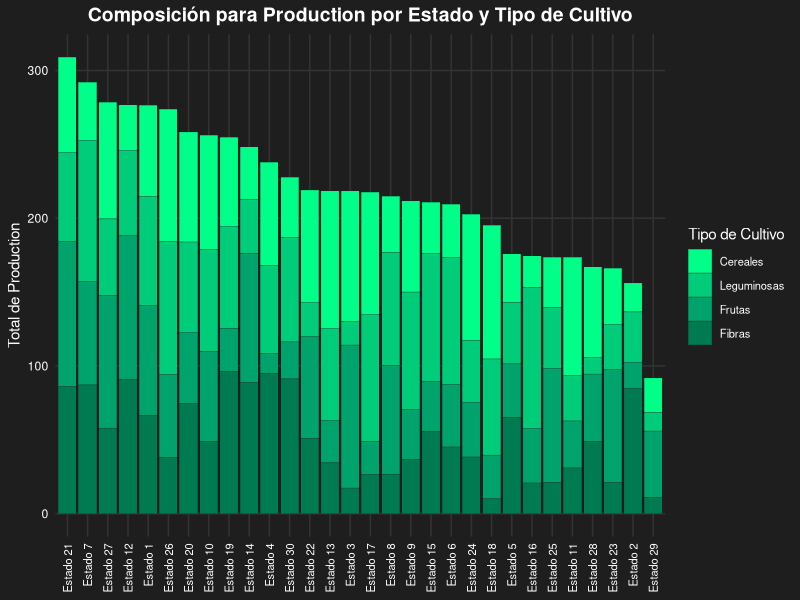
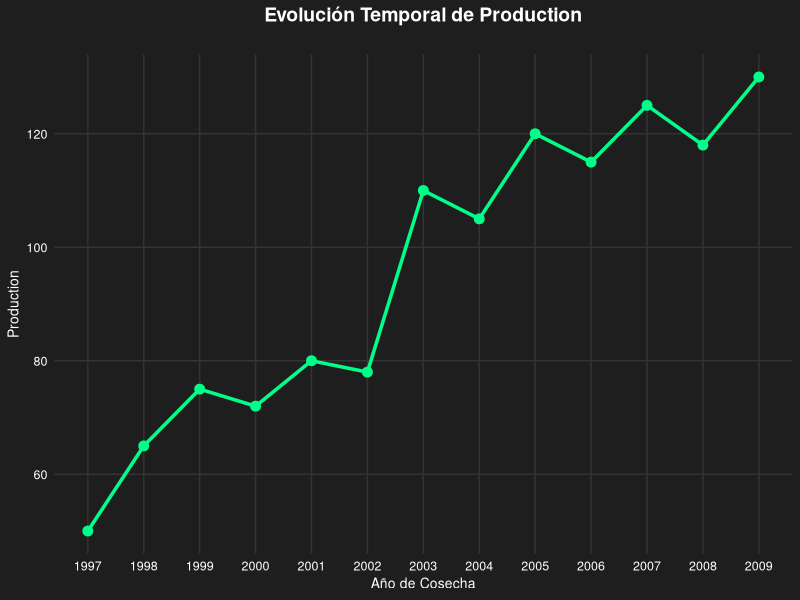
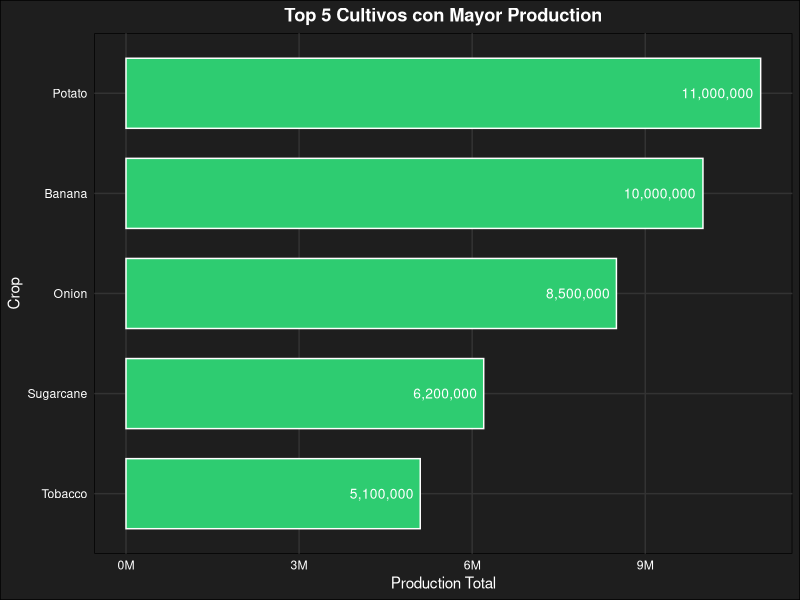
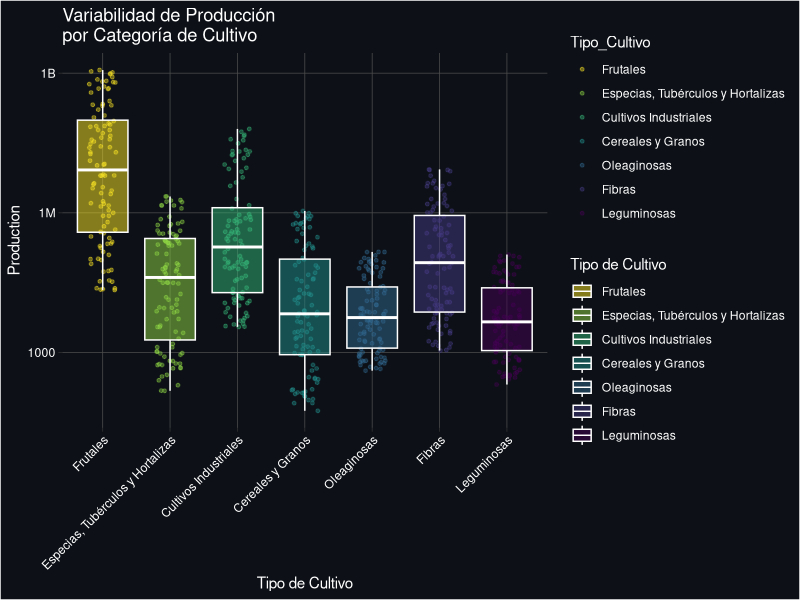
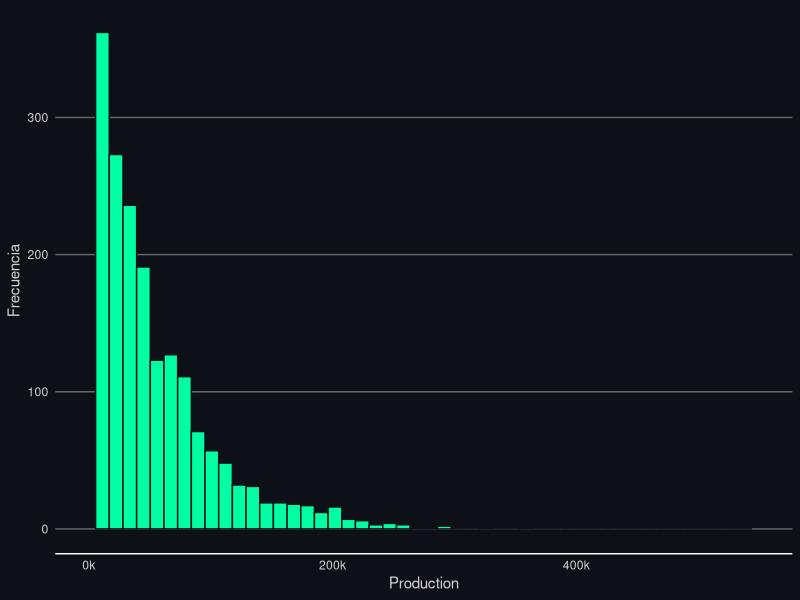
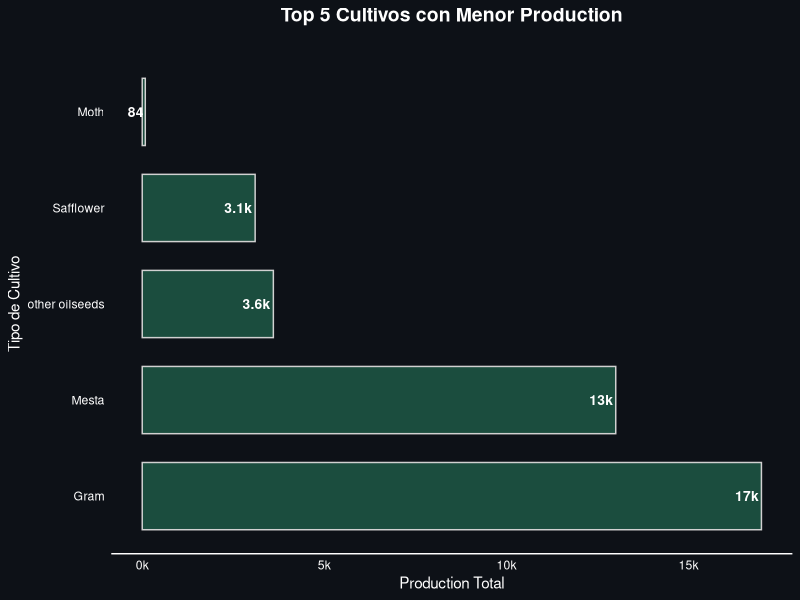
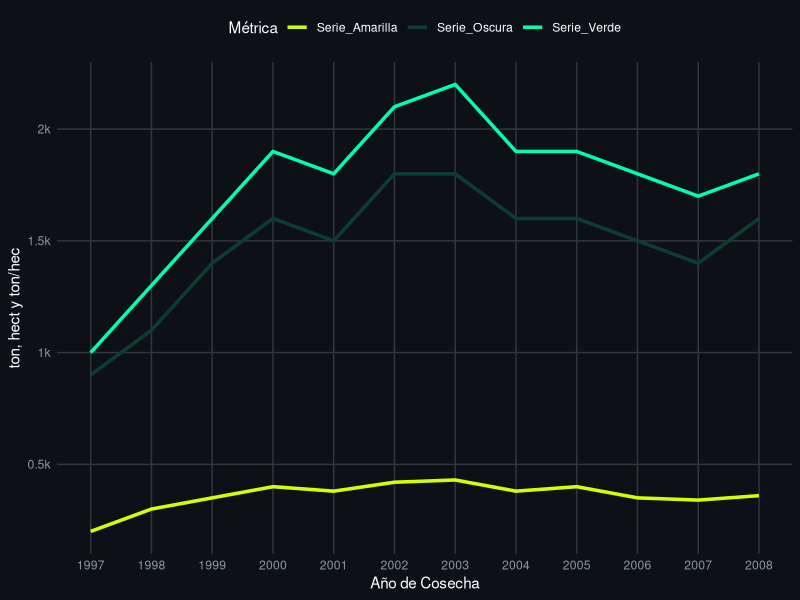
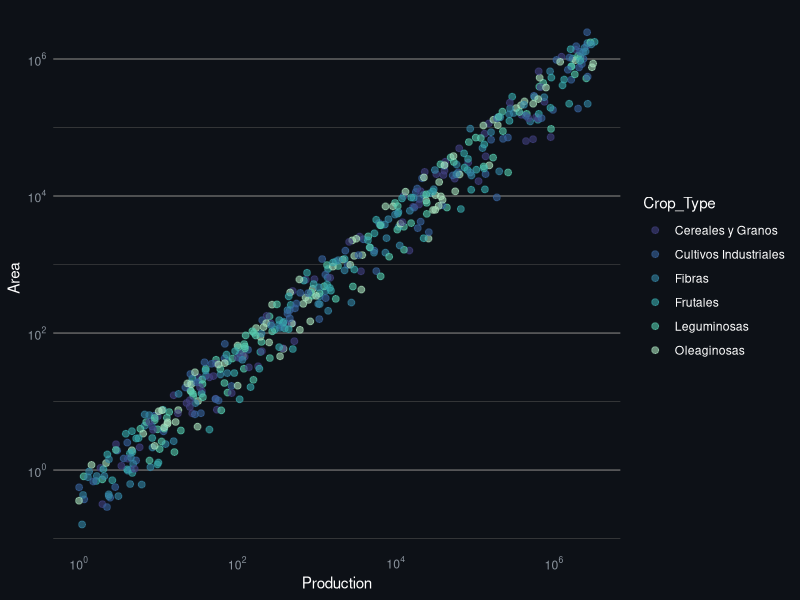

Write the R code that produced these figures, in order.
## ---- chunk 1
# Configuración global de chunks
knitr::opts_chunk$set(
  echo = FALSE,        # Mostrar código
  warning = FALSE,    # Ocultar advertencias
  message = FALSE,    # Ocultar mensajes de carga
  fig.align = "center",
  out.width = "90%",
  fig.pos = "H",
  out.extra = ""
)

# Cargar librerías necesarias
library(tidyverse)
library(knitr)
library(kableExtra)
library(scales)
## ---- chunk 2
Agricultura_Filtrado <- expand.grid(
  Estado = paste("Estado", 1:30),
  Tipo_Cultivo = c("Cereales", "Leguminosas", "Frutas", "Fibras")
) %>%
  mutate(Produccion = runif(n(), 10, 100))

ggplot(Agricultura_Filtrado, aes(x = reorder(Estado, -Produccion), y = Produccion, fill = Tipo_Cultivo)) +
  geom_col(color = "#1e1e1e", size = 0.1) +
  scale_fill_manual(values = c("#00ff88", "#00cc7a", "#00a36c", "#007a50")) +
  labs(
    title = "Composición para Production por Estado y Tipo de Cultivo",
    x = NULL,
    y = "Total de Production",
    fill = "Tipo de Cultivo"
  ) +
  theme_minimal() +
  theme(
    plot.background = element_rect(fill = "#1e1e1e", color = NA),
    panel.background = element_rect(fill = "#1e1e1e", color = NA),
    text = element_text(color = "white"),
    axis.text = element_text(color = "white"),
    axis.text.x = element_text(angle = 90, vjust = 0.5, hjust = 1, size = 8),
    panel.grid.major = element_line(color = "#333333"),
    panel.grid.minor = element_blank(),
    legend.position = "right",
    legend.text = element_text(size = 8),
    plot.title = element_text(face = "bold", size = 14, hjust = 0.5)
  )

## ---- chunk 3
Agricultura_Filtrado <- data.frame(
  Crop_Year = 1997:2009,
  Production = c(50, 65, 75, 72, 80, 78, 110, 105, 120, 115, 125, 118, 130)
)
ggplot(Agricultura_Filtrado, aes(x = Crop_Year, y = Production)) +
  geom_line(color = "#00ff88", size = 1.2) +
  geom_point(color = "#00ff88", size = 3) +
  labs(
    title = "Evolución Temporal de Production",
    x = "Año de Cosecha",
    y = "Production"
  ) +
  scale_x_continuous(breaks = 1997:2009) +
  theme_minimal() +
  theme(
    plot.background = element_rect(fill = "#1e1e1e", color = NA),
    panel.background = element_rect(fill = "#1e1e1e", color = NA),
    text = element_text(color = "white"),
    axis.text = element_text(color = "white", size = 9),
    axis.title = element_text(color = "white", size = 10),
    panel.grid.major = element_line(color = "#333333"),
    panel.grid.minor = element_blank(),
    plot.title = element_text(face = "bold", size = 14, hjust = 0.5, margin = margin(b = 20))
  )
## ---- chunk 4
Agricultura_Filtrado <- data.frame(
  Crop = c("Potato", "Banana", "Onion", "Sugarcane", "Tobacco"),
  Production = c(11000000, 10000000, 8500000, 6200000, 5100000)
)

ggplot(Agricultura_Filtrado, aes(x = reorder(Crop, Production), y = Production)) +
  geom_bar(stat = "identity", fill = "#2ecc71", color = "white", width = 0.7) +
  geom_text(aes(label = scales::comma(Production)), 
            hjust = 1.1, color = "white", size = 3.5) +
  coord_flip() +
  labs(
    title = "Top 5 Cultivos con Mayor Production",
    x = "Crop",
    y = "Production Total"
  ) +
  scale_y_continuous(labels = scales::label_number(suffix = "M", scale = 1e-6)) +
  theme_minimal() +
  theme(
    plot.background = element_rect(fill = "#1e1e1e"),
    panel.background = element_rect(fill = "#1e1e1e"),
    text = element_text(color = "white"),
    axis.text = element_text(color = "white"),
    panel.grid.major = element_line(color = "#333333"),
    panel.grid.minor = element_blank(),
    plot.title = element_text(face = "bold", hjust = 0.5)
  )
top_5 <- Agricultura_Filtrado %>% group_by(Crop) %>% summarise(Total = sum(Production)) %>% top_n(5)
p3 <- ggplot(top_5, aes(x = reorder(Crop, Total), y = Total, fill = Total)) +
  geom_bar(stat = "identity") +
  coord_flip() +
  scale_fill_gradient(low = "lightgreen", high = "darkgreen")


## ---- chunk 5
set.seed(42)
categorias <- c("Frutales", "Especias, Tubérculos y Hortalizas", 
                "Cultivos Industriales", "Cereales y Granos", 
                "Oleaginosas", "Fibras", "Leguminosas") 


Agricultura_Filtrado<- data.frame(
  Tipo_Cultivo = rep(categorias, each = 100),
  Production = c(
    exp(runif(100, 10, 21)), # Frutales (Alto)
    exp(runif(100, 5, 15)),  # Especias
    exp(runif(100, 8, 18)),  # Industriales
    exp(runif(100, 4, 14)),  # Cereales
    exp(runif(100, 6, 12)),  # Oleaginosas
    exp(runif(100, 7, 16)),  # Fibras
    exp(runif(100, 5, 12))   # Leguminosas
  )
)

Agricultura_Filtrado$Tipo_Cultivo <- factor(Agricultura_Filtrado$Tipo_Cultivo, levels = categorias)


ggplot(Agricultura_Filtrado, aes(x = Tipo_Cultivo, y = Production, fill = Tipo_Cultivo, color = Tipo_Cultivo)) +
  geom_jitter(alpha = 0.4, size = 1, width = 0.2) +
  geom_boxplot(alpha = 0.5, outlier.shape = NA, color = "white") +
  scale_y_log10(breaks = c(1, 1000, 1e6, 1e9), 
                labels = c("1", "1000", "1M", "1B")) +
  scale_fill_viridis_d(option = "viridis", direction = -1) +
  scale_color_viridis_d(option = "viridis", direction = -1) +
  labs(title = "Variabilidad de Producción 
por Categoría de Cultivo",
       x = "Tipo de Cultivo",
       y = "Production",
       fill = "Tipo de Cultivo",
       color = "Tipo_Cultivo") +
  theme_dark() +
  theme(
    plot.background = element_rect(fill = "#0d1117"),
    panel.background = element_rect(fill = "#0d1117"),
    text = element_text(color = "white"),
    axis.text.x = element_text(angle = 45, hjust = 1, color = "white"),
    axis.text.y = element_text(color = "white"),
    panel.grid.major = element_line(color = "grey30"),
    panel.grid.minor = element_blank(),
    legend.background = element_blank(),
    legend.key = element_blank()
  )
## ---- chunk 6
set.seed(123)
Agricultura_Filtrado <- data.frame(Production = rexp(2000, rate = 0.00002))

ggplot(Agricultura_Filtrado, aes(x = Production)) +
  geom_histogram(fill = "#00ffa2", color = "#0d1117", bins = 50) +
  scale_x_continuous(labels = label_number(suffix = "k", scale = 1e-3),
                     limits = c(0, 550000)) +
  labs(x = "Production", y = "Frecuencia") +
  theme_minimal() +
  theme(
    plot.background = element_rect(fill = "#0d1117", color = NA),
    panel.background = element_rect(fill = "#0d1117", color = NA),
    panel.grid.major.y = element_line(color = "grey40"),
    panel.grid.major.x = element_blank(),
    panel.grid.minor = element_blank(),
    axis.text = element_text(color = "#d1d1d1"),
    axis.title = element_text(color = "#d1d1d1"),
    axis.line.x = element_line(color = "white")
  )

## ---- chunk 7
Agricultura_Filtrado <- data.frame(
  Cultivo = factor(c("Gram", "Mesta", "other oilseeds", "Safflower", "Moth"), 
                   levels = c("Gram", "Mesta", "other oilseeds", "Safflower", "Moth")),
  Produccion = c(17000, 13000, 3600, 3100, 84),
  Etiqueta = c("17k", "13k", "3.6k", "3.1k", "84")
)

ggplot(Agricultura_Filtrado, aes(x = Cultivo, y = Produccion)) +
 
  geom_col(fill = "#1b4d3e", color = "#d1d1d1", width = 0.7) +
 
  geom_text(aes(label = Etiqueta), 
            hjust = 1.1, color = "white", size = 3.5, fontface = "bold") +

  coord_flip() +

  scale_y_continuous(labels = label_number(suffix = "k", scale = 1e-3),
                     breaks = seq(0, 15000, by = 5000)) +
 
  labs(title = "Top 5 Cultivos con Menor Production",
       x = "Tipo de Cultivo",
       y = "Production Total") +
 
  theme_minimal() +
  theme(
    plot.background = element_rect(fill = "#0d1117", color = NA),
    panel.background = element_rect(fill = "#0d1117", color = NA),
    text = element_text(color = "white"),
    plot.title = element_text(hjust = 0.5, face = "bold", size = 14, margin = margin(b=20)),
    axis.text = element_text(color = "white"),
    
    panel.grid.major = element_blank(),
    panel.grid.minor = element_blank(),
   
    axis.line.x = element_line(color = "white")
  )
## ---- chunk 8
años <- 1997:2008
Agricultura_Filtrado <- data.frame(
  Año = años,
  Serie_Verde = c(1.0, 1.3, 1.6, 1.9, 1.8, 2.1, 2.2, 1.9, 1.9, 1.8, 1.7, 1.8) * 1000,
  Serie_Oscura = c(0.9, 1.1, 1.4, 1.6, 1.5, 1.8, 1.8, 1.6, 1.6, 1.5, 1.4, 1.6) * 1000,
  Serie_Amarilla = c(0.2, 0.3, 0.35, 0.4, 0.38, 0.42, 0.43, 0.38, 0.4, 0.35, 0.34, 0.36) * 1000
)


datos_long <- Agricultura_Filtrado %>%
  pivot_longer(cols = starts_with("Serie"), names_to = "Metrica", values_to = "Valor")


ggplot(datos_long, aes(x = Año, y = Valor, color = Metrica)) +

  geom_line(size = 1.2) +
 
  scale_color_manual(values = c("Serie_Verde" = "#00ffaa", 
                                "Serie_Oscura" = "#0a3d34", 
                                "Serie_Amarilla" = "#d4ff00")) +
  
  scale_y_continuous(labels = function(x) paste0(x/1000, "k"), 
                     breaks = seq(0, 2000, by = 500)) +

  scale_x_continuous(breaks = años) +
 
  labs(x = "Año de Cosecha", 
       y = "ton, hect y ton/hec",
       color = "Métrica") +
 
  theme_minimal() +
  theme(
    plot.background = element_rect(fill = "#0d1117", color = NA),
    panel.background = element_rect(fill = "#0d1117", color = NA),
    text = element_text(color = "white"),
    axis.text = element_text(color = "#8b949e"),
    panel.grid.major = element_line(color = "#30363d"),
    panel.grid.minor = element_blank(),
    legend.position = "top",
    legend.background = element_blank(),
    legend.key = element_blank()
  )

## ---- chunk 9
set.seed(123)
categorias <- c("Frutales", "Cereales y Granos", "Cultivos Industriales", 
                "Oleaginosas", "Fibras", "Leguminosas")

Agricultura_Filtrado<- data.frame(
  Production = exp(runif(500, 0, 15)),
  Area = exp(runif(500, 0, 12)),
  Crop_Type = sample(categorias, 500, replace = TRUE)
)

Agricultura_Filtrado$Area <- Agricultura_Filtrado$Production * runif(500, 0.1, 0.8) * (1 + rnorm(500, 0, 0.2))

ggplot(Agricultura_Filtrado, aes(x = Production, y = Area, color = Crop_Type)) +
  geom_point(alpha = 0.6, size = 2) +
  scale_x_log10(breaks = trans_breaks("log10", function(x) 10^x),
                labels = trans_format("log10", math_format(10^.x))) +
  scale_y_log10(breaks = trans_breaks("log10", function(x) 10^x),
                labels = trans_format("log10", math_format(10^.x))) +
  scale_color_viridis_d(option = "mako", begin = 0.3, end = 0.9) +
  labs(x = "Production", 
       y = "Area", 
       color = "Crop_Type") +
  theme_minimal() +
  theme(
    plot.background = element_rect(fill = "#0d1117", color = NA),
    panel.background = element_rect(fill = "#0d1117", color = NA),
    text = element_text(color = "white"),
    axis.text = element_text(color = "#8b949e"),
    panel.grid.major.y = element_line(color = "grey40", size = 0.5),
    panel.grid.minor.y = element_line(color = "grey30", size = 0.2),
    panel.grid.major.x = element_blank(),
    panel.grid.minor.x = element_blank(),
    legend.position = "right",
    legend.text = element_text(color = "white"),
    legend.background = element_blank()
  )
